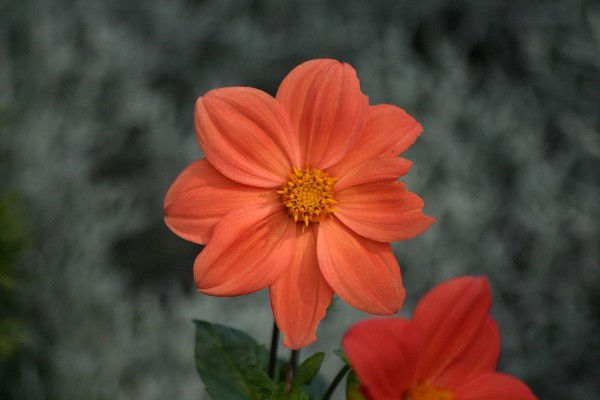
#> input picture NSI/Projet.sur.les.images/flower.jpg, 600 x 400 px, found by its file name
$ python inverser.py
#> lines starting #> are read from the running program, lines starting #| are printed output that depends on the picture
from PIL import Image
img = Image.open("C:\\Users\\gouba\\Documents\\NSI\\Projet.sur.les.images\\flower.jpg")
#> img is the input picture: PIL image 600x400 RGB; mean R, G, B 93.7, 65.4, 53.7
largeur,hauteur=img.size
#> largeur = 600; hauteur = 400
image_retourner = Image.new("RGB",img.size)
#> image_retourner: PIL image 600x400 RGB; every value is 0
for x in range(largeur):
    flipped_x = largeur - x - 1
    for y in range(hauteur):
        pixel=img.getpixel((x,y))
        ##image_retourner.putpixel( (largeur-1-x,hauteur-1-y) , (r, v, b) )
        image_retourner.putpixel((flipped_x ,y),pixel)
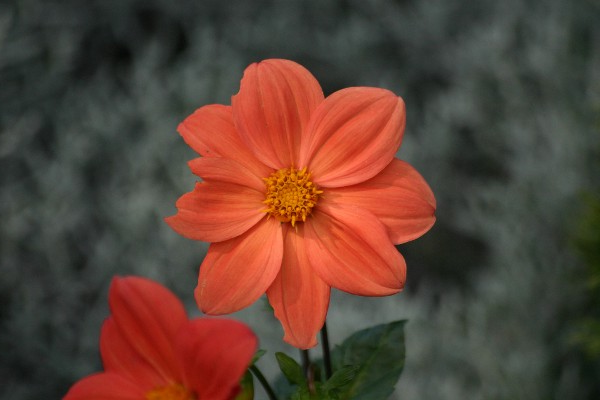
#> image_retourner: PIL image 600x400 RGB; mean R, G, B 93.7, 65.4, 53.7
image_retourner.show()
#
